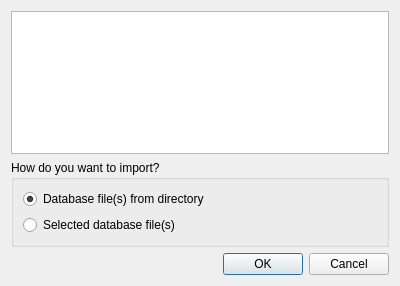
<?xml version="1.0" encoding="UTF-8"?>
<ui version="4.0">
 <class>DbImport</class>
 <widget class="QDialog" name="DbImport">
  <property name="geometry">
   <rect>
    <x>0</x>
    <y>0</y>
    <width>400</width>
    <height>286</height>
   </rect>
  </property>
  <property name="windowTitle">
   <string>Import database</string>
  </property>
  <layout class="QVBoxLayout" name="verticalLayout">
   <item>
    <widget class="QTextEdit" name="info">
     <property name="readOnly">
      <bool>true</bool>
     </property>
    </widget>
   </item>
   <item>
    <widget class="QGroupBox" name="groupBox">
     <property name="title">
      <string>How do you want to import?</string>
     </property>
     <layout class="QVBoxLayout" name="verticalLayout_2">
      <item>
       <widget class="QRadioButton" name="directory">
        <property name="text">
         <string>Database file(s) from directory</string>
        </property>
        <property name="checked">
         <bool>true</bool>
        </property>
       </widget>
      </item>
      <item>
       <widget class="QRadioButton" name="files">
        <property name="text">
         <string>Selected database file(s)</string>
        </property>
       </widget>
      </item>
     </layout>
    </widget>
   </item>
   <item>
    <widget class="QDialogButtonBox" name="buttonBox">
     <property name="orientation">
      <enum>Qt::Horizontal</enum>
     </property>
     <property name="standardButtons">
      <set>QDialogButtonBox::Cancel|QDialogButtonBox::Ok</set>
     </property>
    </widget>
   </item>
  </layout>
 </widget>
 <resources/>
 <connections>
  <connection>
   <sender>buttonBox</sender>
   <signal>accepted()</signal>
   <receiver>DbImport</receiver>
   <slot>accept()</slot>
   <hints>
    <hint type="sourcelabel">
     <x>248</x>
     <y>254</y>
    </hint>
    <hint type="destinationlabel">
     <x>157</x>
     <y>274</y>
    </hint>
   </hints>
  </connection>
  <connection>
   <sender>buttonBox</sender>
   <signal>rejected()</signal>
   <receiver>DbImport</receiver>
   <slot>reject()</slot>
   <hints>
    <hint type="sourcelabel">
     <x>316</x>
     <y>260</y>
    </hint>
    <hint type="destinationlabel">
     <x>286</x>
     <y>274</y>
    </hint>
   </hints>
  </connection>
 </connections>
</ui>
